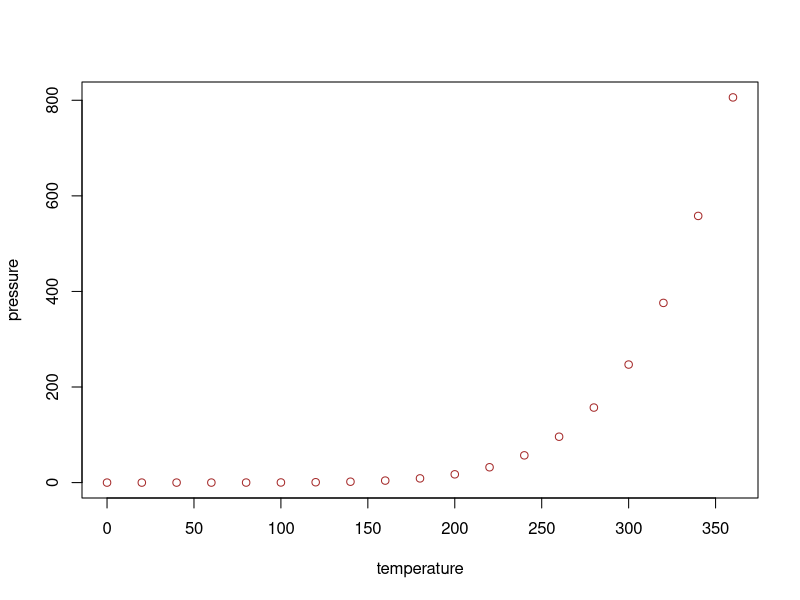

Generate this figure with R:
## ---- chunk 1
knitr::opts_chunk$set(echo = TRUE)
## ---- chunk 2
summary(cars)
## ---- chunk 3
# CHANGE no 3
# because brown is a nice colour
plot(pressure, col = "brown")
